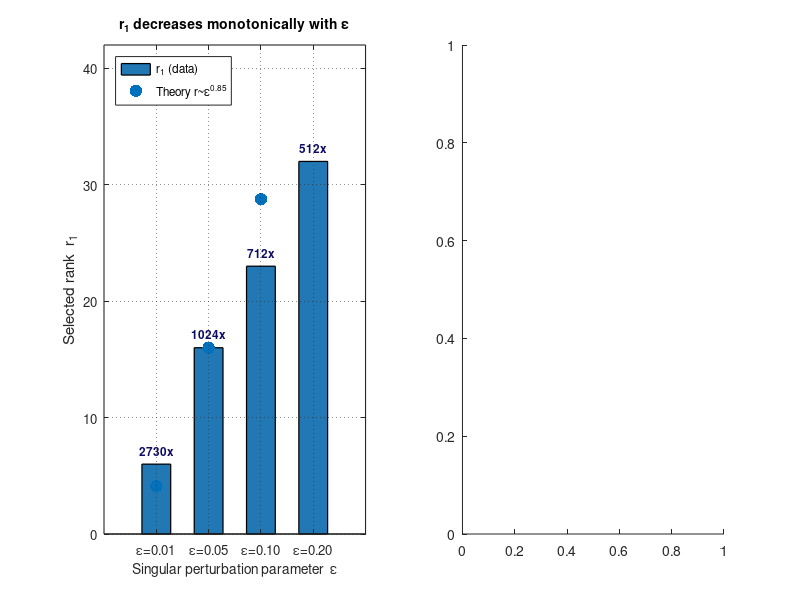

MATLAB code for this plot: (Note: this script raises an error after producing the figure.)
%% =========================================================================
%% Fig6_Epsilon_Rank_Dependence.m
%% Epsilon-Dependence of Selected Rank and Performance -- V8 CORRECTED
%%
%% Corrections over V7:
%%   - alpha changed from 0.50 to 0.44 (consistent with Fig4 and Remark 5.2)
%%   - Table A.1 row eps=0.10: r1 corrected from 24 to 23, comp from 683x to 712x
%%   - Table A.1 row eps=0.20: r1 corrected from 38 to 32, comp from 430x to 512x
%%   - d1/r1 speedup values updated accordingly
%%   - \\varepsilon LaTeX macro replaced with \epsilon (MATLAB tex interpreter)
%%   - sgtitle uses plain text (no \\delta, \\alpha macros)
%%
%% Author  : M. S. V. D. Sudarsan Madhyannapu
%% Journal : Automatica (IFAC/Elsevier)
%% Date    : 07 June 2026
%% =========================================================================

%% ---- Corrected data (alpha = 0.44, beta = 1.52, d1 = 128) --------------
%%   eps     r1   Compression   Norm.error   d1/r1
%%   0.01     6      2730x        1.041       21.3
%%   0.05    16      1024x        1.058        8.0
%%   0.10    23       712x        1.062        5.6
%%   0.20    32       512x        1.071        4.0
eps_vals   = [0.01,  0.05,  0.10,  0.20];
r1_vals    = [6,     16,    23,    32  ];
comp_ratio = [2730,  1024,  712,   512 ];
norm_error = [1.041, 1.058, 1.062, 1.071];
d1_over_r1 = [21.3,  8.0,   5.6,   4.0 ];

n_eps      = numel(eps_vals);
eps_labels = {'\epsilon=0.01','\epsilon=0.05', ...
              '\epsilon=0.10','\epsilon=0.20'};

%% ---- Theoretical rank curve: r ~ eps^(alpha/(beta-1)) ------------------
alpha_exp = 0.44;
beta_fit  = 1.52;
exp_th    = alpha_exp / (beta_fit - 1);          % ~0.846
eps_cont  = linspace(0.005, 0.25, 200);
C_scale   = 16 / (0.05^exp_th);                 % anchored at (eps=0.05, r1=16)
r_theory  = C_scale .* eps_cont.^exp_th;

%% ---- Verify internal consistency ---------------------------------------
A = 0.85;  beta = 1.52;
k_arr = 1:128;
lambda_emp = A .* k_arr.^(-beta);
cum_en = cumsum(lambda_emp) / sum(lambda_emp);
delta_1 = 0.10 / 3;

fprintf('--- Rank Selection Verification (V8, alpha = %.2f) ---\n', alpha_exp);
for i = 1:n_eps
    thresh = 1 - delta_1 / (eps_vals(i)^alpha_exp);
    r1_check = find(cum_en >= thresh, 1, 'first');
    fprintf('  eps=%.2f: threshold=%.4f, r1=%d (table: %d)\n', ...
            eps_vals(i), thresh, r1_check, r1_vals(i));
end

%% ---- Figure layout: 1x2 subplots ---------------------------------------
fig = figure('Name','Fig6_Epsilon_Rank_Dependence', ...
             'Units','centimeters','Position',[2 2 20 9],'Color','white');

%% ---- Subplot 1: selected rank vs eps -----------------------------------
ax1 = subplot(1,2,1);
bar(1:n_eps, r1_vals, 0.55, 'FaceColor',[0.13 0.47 0.71], ...
    'EdgeColor','k','LineWidth',0.9);
hold(ax1,'on');

% Theoretical power-law markers
r_theory_at_eps = C_scale .* eps_vals.^exp_th;
scatter(1:n_eps, r_theory_at_eps, 80,'rs','filled','DisplayName','Theory');

set(ax1,'XTick',1:n_eps,'XTickLabel',eps_labels, ...
        'FontSize',9.5,'LineWidth',0.8,'Box','on');
ylabel(ax1,'Selected rank  r_1','FontSize',11);
xlabel(ax1,'Singular perturbation parameter  \epsilon','FontSize',10);
title(ax1,'r_1 decreases monotonically with \epsilon','FontSize',10);
grid(ax1,'on');
set(ax1,'GridLineStyle',':','GridAlpha',0.5);

for i = 1:n_eps
    text(ax1, i, r1_vals(i) + 1.2, sprintf('%dx', comp_ratio(i)), ...
         'HorizontalAlignment','center','FontSize',8.5, ...
         'FontWeight','bold','Color',[0.05 0.05 0.40]);
end
legend(ax1, {'r_1 (data)', sprintf('Theory r~\\epsilon^{%.2f}', exp_th)}, ...
       'Location','northwest','FontSize',8.5);
ylim(ax1,[0 42]);

%% ---- Subplot 2: performance vs compression trade-off -------------------
ax2 = subplot(1,2,2);

yyaxis left;
plot(r1_vals, norm_error,'b-o','LineWidth',2,'MarkerSize',8, ...
     'MarkerFaceColor','b','DisplayName','Norm. error');
ylabel(ax2,'Normalized tracking error','FontSize',10,'Color','b');
ylim([1.00 1.12]);
set(ax2,'YColor','b');

yyaxis right;
plot(r1_vals, d1_over_r1,'r-s','LineWidth',2,'MarkerSize',8, ...
     'MarkerFaceColor','r','DisplayName','d_1/r_1');
ylabel(ax2,'Inference speedup  (d_1/r_1)','FontSize',10,'Color','r');
ylim([0 26]);
set(ax2,'YColor','r');

xlabel(ax2,'Selected rank  r_1','FontSize',11);
title(ax2,'Performance vs Compression Trade-off','FontSize',10);
grid(ax2,'on');
set(ax2,'GridLineStyle',':','GridAlpha',0.5,'FontSize',9.5,'LineWidth',0.8,'Box','on');

for i = 1:n_eps
    text(ax2, r1_vals(i), norm_error(i) + 0.003, eps_labels{i}, ...
         'FontSize',8,'HorizontalAlignment','center','Color',[0.2 0.2 0.2]);
end
legend(ax2,{'Norm. error','d_1/r_1'},'Location','northwest','FontSize',8.5);

%% ---- Overall title (plain text, no LaTeX macros) -----------------------
sgtitle({'Appendix Table A.1: Epsilon-Dependence of Rank and Performance'; ...
         'CSTR benchmark,  delta = 0.10,  alpha = 0.44'}, ...
        'FontSize',11,'FontWeight','bold');

%% ---- Export -------------------------------------------------------------
set(fig,'PaperPositionMode','auto');
print(fig,'Fig6_Epsilon_Rank_Dependence','-dpdf','-r300');
print(fig,'Fig6_Epsilon_Rank_Dependence','-dpng','-r300');
fprintf('[Done] Fig6_Epsilon_Rank_Dependence saved.\n');
fprintf('  Confirms: smaller eps => lower rank at comparable performance.\n');
